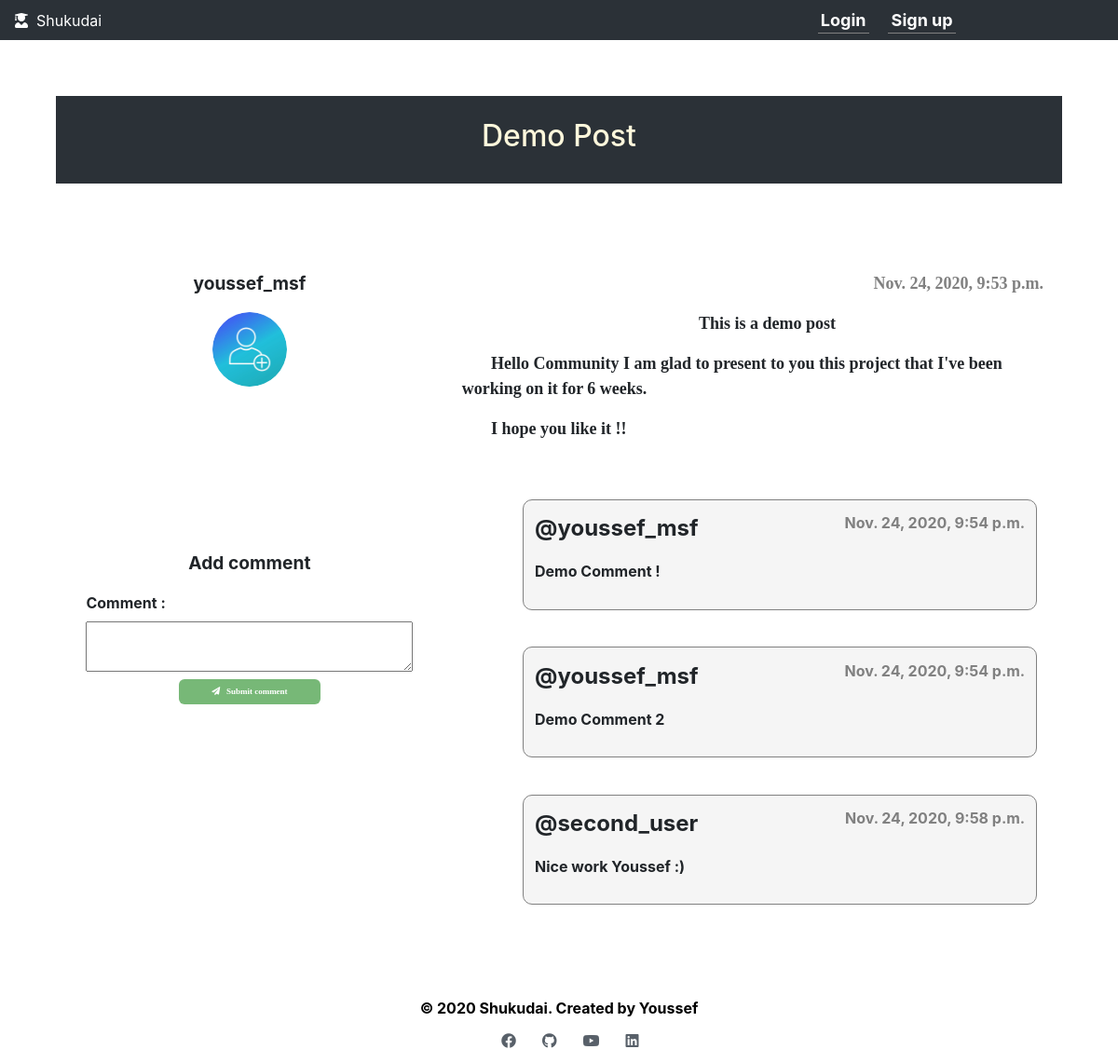
Page /forum/post/Demo Post/ on the committed database.
### forStudents/models.py (models this page shows, shortened)
class Post(models.Model):
    author = models.ForeignKey('accounts.Student', on_delete=models.CASCADE)
    title = models.CharField(max_length=200)
    content = models.TextField()
    published_date = models.DateTimeField(default=timezone.now)
    preview = models.CharField(max_length=200, null=True)
    nb_comments = models.IntegerField(default=0)

class Comment(models.Model):
    commenter = models.ForeignKey('accounts.Student', on_delete=models.CASCADE, null=True)
    comment = models.CharField(max_length=4000)
    date_comment = models.DateTimeField(default=timezone.now)
    post = models.ForeignKey(Post, null=True, on_delete=models.SET_NULL)

### accounts/models.py (models this page shows, shortened)
class Student(AbstractBaseUser):
    username = models.CharField(max_length=30, unique=True)
    fullname = models.CharField(max_length=40)
    gender = models.CharField(max_length=20)
    age = models.IntegerField()
    email = models.EmailField(max_length=60, unique=True)
    nationality = models.CharField(max_length=100, default=' ')
    image = models.ImageField(upload_to='pics')
    """has_reminders = models.BooleanField(default=False)
    has_tasks = models.BooleanField(default=False)"""
    date_joined = models.DateTimeField(verbose_name='date joined', auto_now_add=True)
    last_login = models.DateTimeField(verbose_name='last login', auto_now=True)
    is_admin = models.BooleanField(default=False)
    is_active = models.BooleanField(default=True)
    is_superuser = models.BooleanField(default=False)
    USERNAME_FIELD = 'email'
    REQUIRED_FIELDS = ['username', 'fullname', 'gender', 'age']
    objects = StudentManager()

### forStudents/views.py (the view)
# urls.py: path('forum/post/<str:post_title>/', views.post_detail, name='post_detail'),
def post_detail(request, post_title):
    post = get_object_or_404(Post, title=post_title)
    comments = Comment.objects.filter(post=post)
    return render(request, 'postDetail.html', {'post': post, 'comments': comments})

### templates/postDetail.html (shortened to what this page needs)
{% load static %}
<!DOCTYPE html>
<html lang="en">
<head>
    <link rel="stylesheet" href="https://pro.fontawesome.com/releases/v5.10.0/css/all.css"
/>
    <link rel="stylesheet" href="https://cdn.jsdelivr.net/npm/bootstrap@4.5.3/dist/css/bootstrap.min.css"
>
    <link rel="stylesheet" href="{% static 'css/styling_post_detail.css' %}">
</head>
<body>
<div class="navbar">
    <div class="logo-home-page">
        <a href="/"><i class="fas fa-user-graduate"></i>&nbsp; Shukudai</a>
    </div>
    <div class="signup-login-home-page">
        {% if not user.is_authenticated %}
        <a href="{% url 'login' %}">Login</a>
        <a href="{% url 'register' %}">Sign up</a>
        {% endif %}
    </div>
</div>
<div class="post-title-container">
    <h2>{{ post.title }}</h2>
</div>
<div class="main-post-detail">
    <div class="poster-info">
        <p class="">{{ post.author.username }}</p>
        <img {% if user.image %} src="{{ user.image.url }}" {% else %}
                                                            src="{% static 'images/mm.jpg' %}" {% endif %} width="80px">
        <form method="POST" action="{% url 'comment' %}" class="comment-form">
            <p>Add comment</p>
            <label for="comment">Comment :</label><textarea name="comment" id="comment" rows="2"
                                                            required="true"></textarea>
            {% if user.is_authenticated %}
            <button type="submit"><i class="fas fa-paper-plane"></i>&nbsp;&nbsp;&nbsp;Submit comment</button>
            {% else %}
            <button type="submit" disabled="true"><i class="fas fa-paper-plane"></i>&nbsp;&nbsp;&nbsp;Submit comment</button>
            {% endif %}
        </form>
    </div>
    <div class="post-detail">
        <div class="post-content-container">
            <p class="post-date">{{ post.published_date }}</p>
            <p>
                {{ post.content | safe }}
            </p>
        </div>
        <div class="post-comments-container">
            {% for comment in comments %}
            <div class="comment">
                <div class="commenter-info">
                </div>
                <div class="comment-content">
                    <p class="commenter-name">@{{ comment.commenter.username }}</p>
                    <p class="comment-date">{{ comment.date_comment }}</p>
                    <p>{{ comment.comment }}</p>
                </div>
            </div>
            {% endfor %}
        </div>
    </div>
</div>
<div class="footer">
    <div class="footer-copyright-media">
        <div class="footer-copyright">
            &copy; 2020 Shukudai. Created by Youssef
        </div>
        <div class="footer-media">
            <a href=""><i class="fab fa-facebook"></i></a>
            <a href=""><i class="fab fa-github"></i></a>
            <a href=""><i class="fab fa-youtube"></i></a>
            <a href=""><i class="fab fa-linkedin"></i></a>
        </div>
    </div>
</div>
</body>
</html>

### static/css/styling_post_detail.css (style rules this page uses)
body { height: 100%; }
.navbar { height: 10%; background-color: #2B3137; display: flex; }
.logo-home-page a { color: white; }
.signup-login-home-page { flex: 0.3; }
.signup-login-home-page a { color: white; font-size: large; font-weight: bolder; border-bottom: 1px solid gray; padding: 1%; margin-left: 5%; }
.main-post-detail { display: flex; margin: 5%; }
.poster-info { flex-grow: 0.3; padding: 3%; text-align: center; }
.post-detail { flex-grow: 0.7; }
.poster-info img { border-radius: 50%; }
.poster-info p { font-weight: bolder; font-size: larger; }
.post-title-container { background-color: #2B3137; margin: 5%; padding: 2%; color: cornsilk; text-align: center; }
.post-content-container { padding-top: 5%; padding-left: 3%; padding-right: 3%; padding-bottom: 3%; font-size: large; font-family: Century Gothic; text-indent: 5%; font-weight: bold; }
.post-date { text-align: right; color: gray; }
.comment { display: flex; margin: 2%; padding: 2%; }
.commenter-info { flex: 0.1; }
.comment-date { display: inline-block; float: right; color: gray; }
.commenter-name { display: inline-block; font-size: x-large; }
.comment-content { flex: 0.9; font-weight: bold; background-color: #F5F5F5; padding: 2%; border-radius: 10px; border: 1px solid gray; }
.footer { padding: 1%; }
.footer-copyright-media { text-align: center; }
.footer-copyright { color: black; margin-bottom: 1%; font-weight: bold; }
.footer-media { display: contents; }
.footer-media a { color: #586069; margin-left: 2%; }
#comment { width: 100%; }
.comment-form { margin-top: 50%; }
.comment-form label { float: left; font-weight: bolder; }
.comment-form button { background-color: #77B877; border: 0; padding-right: 10%; padding-left: 10%; padding-top: 2%; padding-bottom: 2%; border-radius: 6px; color: white; font-weight: bolder; font-size: xx-small; font-family: 'Copperplate Gothic Light'; }

### rows in the picture
Post: title "Demo Post", author.username "youssef_msf", published_date "Nov. 24, 2020, 9:53 p.m.", content "This is a demo post Hello Community I am glad to present to you this project that I've been working on it for 6 weeks. I hope you like it !!"
Comment: commenter.username "youssef_msf", date_comment "Nov. 24, 2020, 9:54 p.m.", comment "Demo Comment !"
Comment: commenter.username "youssef_msf", date_comment "Nov. 24, 2020, 9:54 p.m.", comment "Demo Comment 2"
Comment: commenter.username "second_user", date_comment "Nov. 24, 2020, 9:58 p.m.", comment "Nice work Youssef :)"
